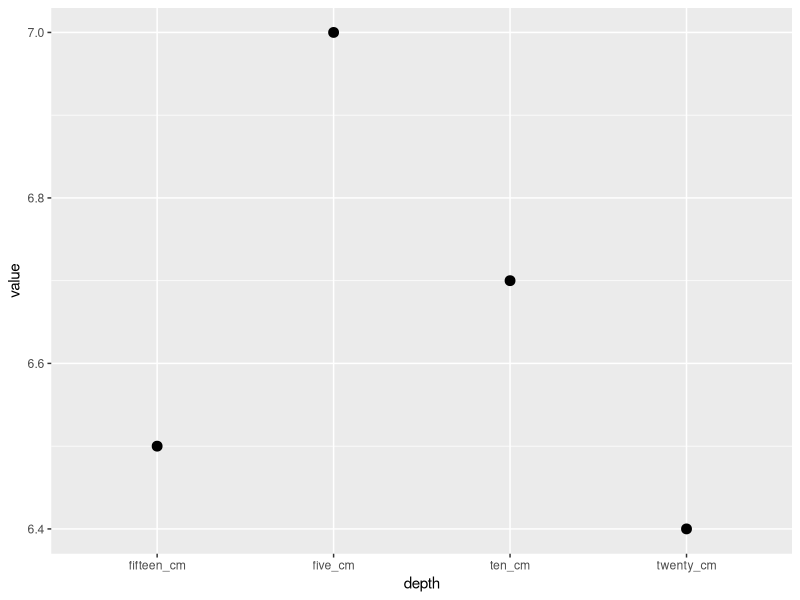

Reproduce this figure in R.
## ---- chunk 1
library(tidyverse)
## ---- chunk 2
df<-data.frame(property=c("pH", "NO3", "clay", "silt", "sand"),
                    five_cm = c(7, 35, 20, 20, 60),
                    ten_cm = c(6.7, 22, 20, 20, 60),
                    fifteen_cm = c(6.5, 20, 20, 20, 60),
                    twenty_cm = c(6.4, 18, 20, 20, 60),
                   stringsAsFactors=FALSE)

soil<-as_tibble(df)
soil
## ---- chunk 3
soil
## ---- chunk 4
soil
## ---- chunk 5
tidy_soil<-gather(soil, five_cm, ten_cm, fifteen_cm, twenty_cm, 
                  key=depth, value=value)
tidy_soil
## ---- chunk 6
filter(tidy_soil, property == "pH")%>%
ggplot(aes(x=depth, y=value))+
  geom_point(size=3)
## ---- chunk 7
crops<-read_csv("data/NASS-Iowa.csv")
## ---- chunk 8
oats<-(crops[crops$Commodity == "OATS", c(2, 16, 17, 20)])  
head(oats)
## ---- chunk 9
biomass<-data.frame(trt = c("0", "100", "130", "150"),
               block = c("A", "A", "A", "A"),
                    part=c("leaf", "stem", "fruit", "root"),
                    may = c(5.5, 5.7, 0, 12.0),
                    june = c(7.5, 6.7, 2.0, 14.0),
                    july = c(12.5, 7.7, 8.2, 22.5),
                    august = c(12.5, 7.7, 8.8, 22.0),
                   stringsAsFactors=FALSE)

biomass<-as_tibble(biomass)
biomass

## ---- chunk 10
gather(biomass, may, june, july, august, key = month, value = g_m2)
## ---- chunk 11
biomass_tidy<-gather(biomass, may, june, july, august, key = month, value = g_m2)
